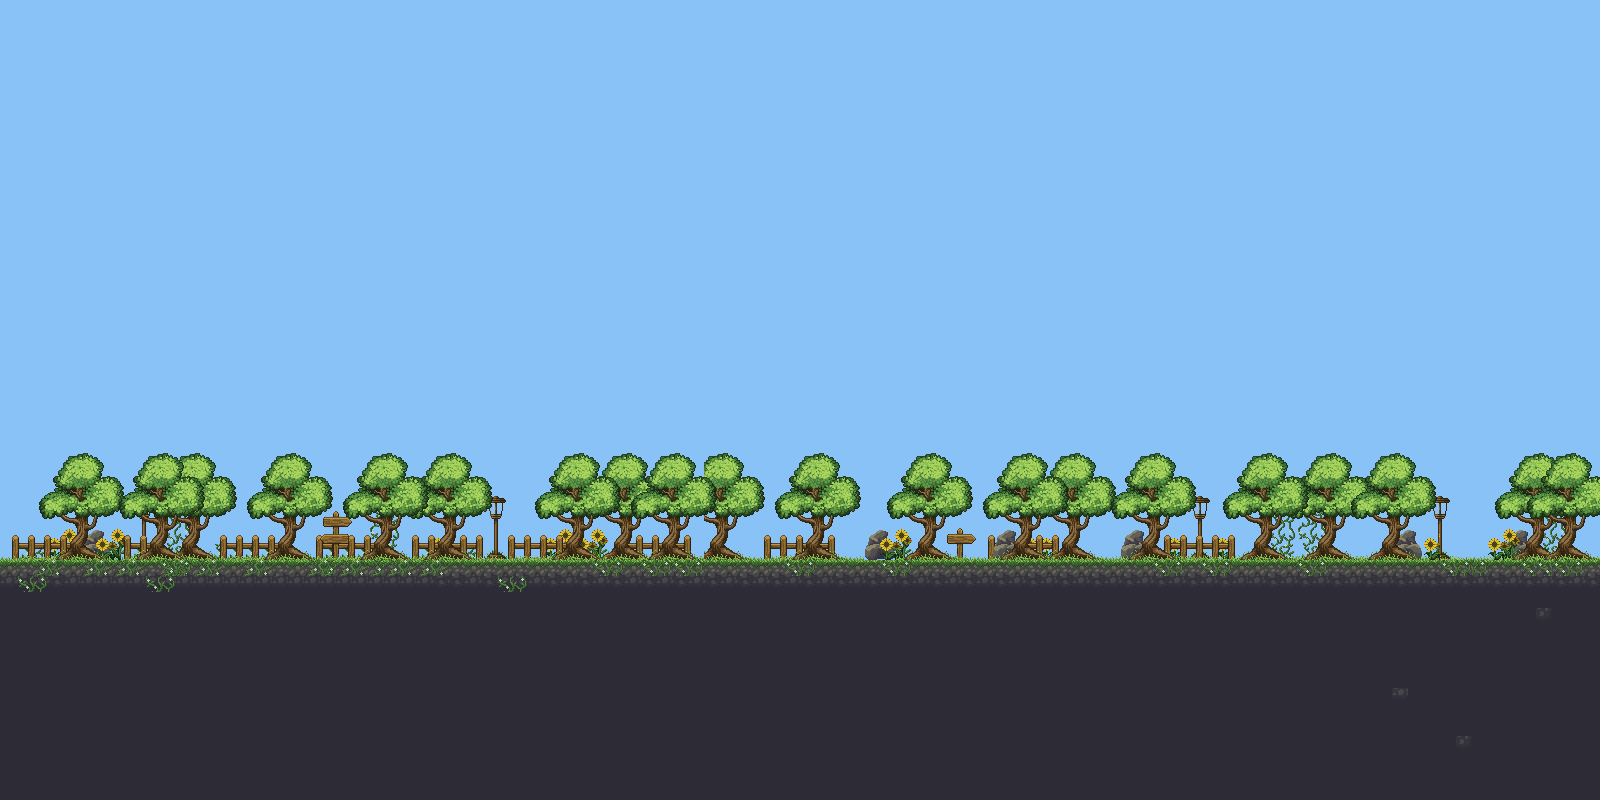

Rendered tile map (Tiled .tmx) drawn with the repository's tilesets; below, a short description and the map source with its tile grids summarised:
An orthogonal 100x50 tile map with 16x16 px tiles, 7 tile layers (Tile Layer 1, Tile Layer 2, Tile Layer 3, Tile Layer 4, ...) and 10 objects (2x solid, player, JELLY_BOSS0, JELLY2, JELLY1, ...).

<map version="1.0" orientation="orthogonal" renderorder="right-down" width="100" height="50" tilewidth="16" tileheight="16" nextobjectid="13">
 <tileset firstgid="1" name="outside_tiles" tilewidth="16" tileheight="16" tilecount="240">
  <image source="Resourses/Maps/outside_tiles.png" width="320" height="192" />
 </tileset>
 <layer name="Tile Layer 1" width="100" height="50">
  <data>[5000 cells, 5000 non-empty, 12 distinct tile ids]</data>
 </layer>
 <layer name="Tile Layer 2" width="100" height="50">
  <data>[5000 cells, 1632 non-empty, 25 distinct tile ids]</data>
 </layer>
 <layer name="Tile Layer 3" width="100" height="50">
  <data>[5000 cells, 206 non-empty, 20 distinct tile ids]</data>
 </layer>
 <layer name="Tile Layer 4" width="100" height="50">
  <data>[5000 cells, 1056 non-empty, 32 distinct tile ids]</data>
 </layer>
 <layer name="Tile Layer 5" width="100" height="50">
  <data>[5000 cells, 471 non-empty, 54 distinct tile ids]</data>
 </layer>
 <layer name="Tile Layer 6" width="100" height="50">
  <data>[5000 cells, 413 non-empty, 42 distinct tile ids]</data>
 </layer>
 <layer name="Tile Layer 7" width="100" height="50">
  <data>[5000 cells, 8 non-empty, 8 distinct tile ids]</data>
 </layer>
 <objectgroup name="Object Layer 1">
  <object id="1" name="solid" x="0" y="560" width="1600" height="16" />
  <object id="3" name="player" x="20" y="372" width="34" height="41" />
  <object id="4" name="JELLY_BOSS0" x="1288" y="528" width="28" height="36" />
  <object id="5" name="JELLY2" x="820" y="528" width="28" height="36" />
  <object id="6" name="JELLY1" x="572" y="528" width="28" height="36" />
  <object id="7" name="JELLY0" x="408" y="528" width="28" height="36" />
  <object id="8" name="HP_REGEN0" x="224" y="508" width="28" height="28" />
  <object id="9" name="HP_REGEN1" x="1032" y="516" width="28" height="28" />
  <object id="10" name="solid" x="0" y="108" width="16" height="452" />
  <object id="12" name="exit" x="1584" y="368" width="16" height="192" />
 </objectgroup>
</map>
